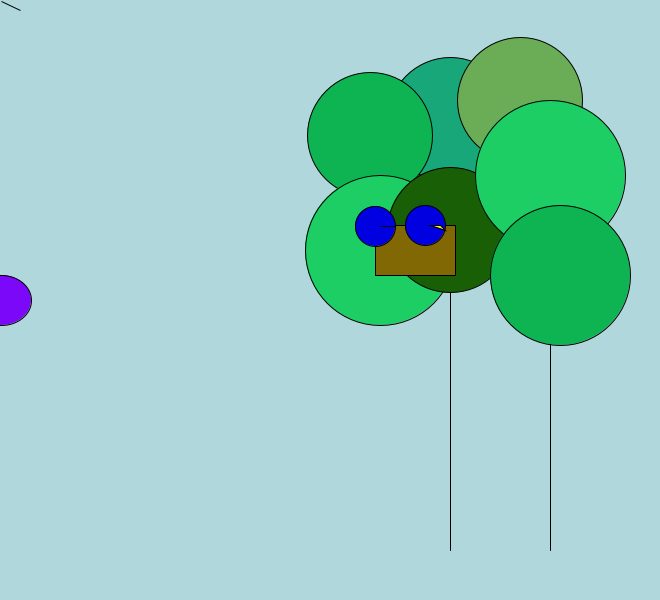
Frame 1 (no input)
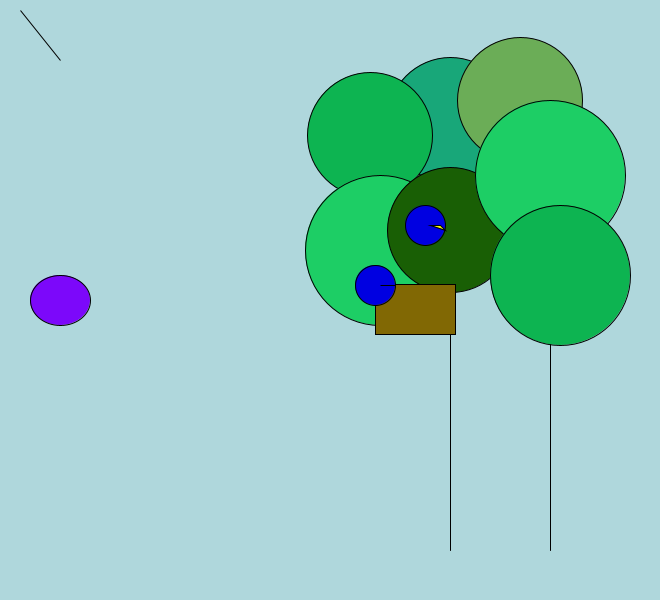
Frame 60 (the mouse pressed at the canvas centre just before this capture)
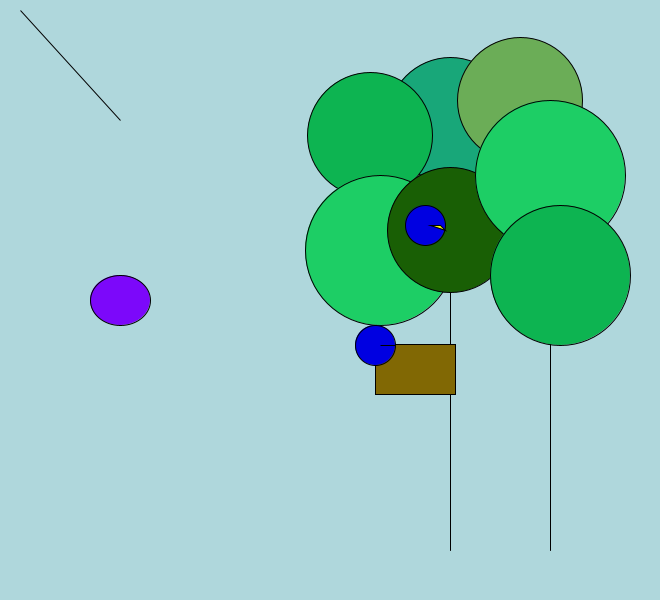
Frame 120 (the mouse held since frame 60 and released just before this capture)

The Processing sketch that drew these frames (run headless with seeded random() and noise(); from frame 60 on, the mouse is pressed at the canvas centre):

// Processing sketch: processing_40719
// ── processing_40719.pde

//the scene is supposed to be 2 baby birds in a tree in a nest.
//the nest falls.
//the mama bird, purple, flies to save falling baby
//gets shot from hunter in tree blind which is out of picture
//one baby lives- sort of morbid;
  

void setup ( ) {
size (660, 600);
nest = 225;
mama = 0;
}
int nest;
int mama;
void draw ( ) {
  background (175, 215, 220, 90);
  line (450, 200, 450, 550);
  line (550, 200, 550, 550); 
  fill (#18A779);
  ellipse (450, 120, 125, 125);
  fill (#0DB451);
  ellipse (370, 135, 125, 125);
  fill (#1DCE65);
  ellipse (380, 250, 150, 150);
  fill (#195F05);
  ellipse (450, 230, 125, 125);
  fill (#6BAD57);
  ellipse (520, 100, 125, 125);
  fill (#1DCE65);
  ellipse (550, 175, 150, 150);
  fill (#0DB451);
  ellipse (560, 275, 140, 140);
  fill (#816804);
  rect (375, nest, 80, 50);
  nest ++;
  fill (0,0,225);
  ellipse (375, nest, 40, 40);
  fill (#F9FA08);
  triangle (380, nest, 390, nest, 395, nest);
  fill (0, 0, 225);
  ellipse (425, 225, 40, 40);
  fill (#F9FA08);
  triangle (430, 225, 440, 225, 445, 230);
  fill (#7C08FA);
  ellipse (mama + 1, height/2, 60, 50);
  triangle (mama +1, mama +1, 20, 10, mama +1, mama +1);
  mama ++;
  
  
}


                
                
